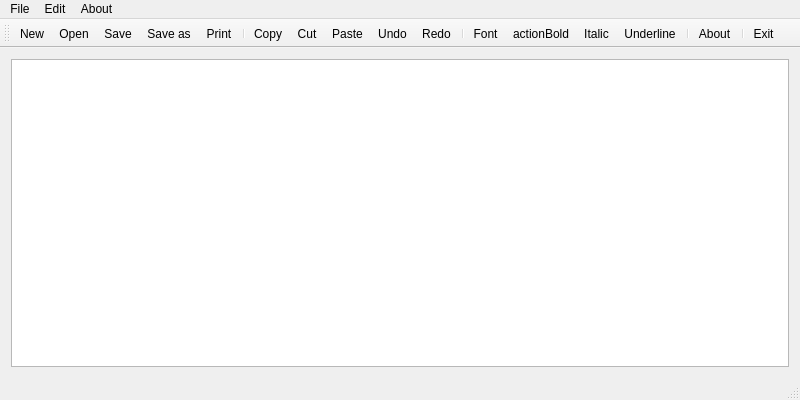
<?xml version="1.0" encoding="UTF-8"?>
<ui version="4.0">
 <class>Notepad</class>
 <widget class="QMainWindow" name="Notepad">
  <property name="geometry">
   <rect>
    <x>0</x>
    <y>0</y>
    <width>800</width>
    <height>400</height>
   </rect>
  </property>
  <property name="windowTitle">
   <string>Notepad</string>
  </property>
  <widget class="QWidget" name="centralWidget">
   <layout class="QVBoxLayout" name="verticalLayout">
    <item>
     <widget class="QTextEdit" name="textEdit">
      <property name="enabled">
       <bool>true</bool>
      </property>
     </widget>
    </item>
   </layout>
  </widget>
  <widget class="QMenuBar" name="menuBar">
   <property name="geometry">
    <rect>
     <x>0</x>
     <y>0</y>
     <width>800</width>
     <height>22</height>
    </rect>
   </property>
   <widget class="QMenu" name="menuFile">
    <property name="title">
     <string>File</string>
    </property>
    <addaction name="actionNew"/>
    <addaction name="actionOpen"/>
    <addaction name="actionSave"/>
    <addaction name="actionSave_as"/>
    <addaction name="actionPrint"/>
    <addaction name="separator"/>
    <addaction name="actionExit"/>
   </widget>
   <widget class="QMenu" name="menuEdit">
    <property name="title">
     <string>Edit</string>
    </property>
    <addaction name="actionCopy"/>
    <addaction name="actionCut"/>
    <addaction name="actionPaste"/>
    <addaction name="separator"/>
    <addaction name="actionUndo"/>
    <addaction name="actionRedo"/>
    <addaction name="actionFont"/>
   </widget>
   <widget class="QMenu" name="menuAbout">
    <property name="title">
     <string>About</string>
    </property>
    <addaction name="actionAbout"/>
   </widget>
   <addaction name="menuFile"/>
   <addaction name="menuEdit"/>
   <addaction name="menuAbout"/>
  </widget>
  <widget class="QToolBar" name="mainToolBar">
   <attribute name="toolBarArea">
    <enum>TopToolBarArea</enum>
   </attribute>
   <attribute name="toolBarBreak">
    <bool>false</bool>
   </attribute>
   <addaction name="actionNew"/>
   <addaction name="actionOpen"/>
   <addaction name="actionSave"/>
   <addaction name="actionSave_as"/>
   <addaction name="actionPrint"/>
   <addaction name="separator"/>
   <addaction name="actionCopy"/>
   <addaction name="actionCut"/>
   <addaction name="actionPaste"/>
   <addaction name="actionUndo"/>
   <addaction name="actionRedo"/>
   <addaction name="separator"/>
   <addaction name="actionFont"/>
   <addaction name="actionBold"/>
   <addaction name="actionItalic"/>
   <addaction name="actionUnderline"/>
   <addaction name="separator"/>
   <addaction name="actionAbout"/>
   <addaction name="separator"/>
   <addaction name="actionExit"/>
  </widget>
  <widget class="QStatusBar" name="statusBar"/>
  <action name="actionNew">
   <property name="icon">
    <iconset resource="notepad.qrc">
     <normaloff>:/images/new.png</normaloff>:/images/new.png</iconset>
   </property>
   <property name="text">
    <string>New</string>
   </property>
   <property name="toolTip">
    <string>New text document</string>
   </property>
   <property name="shortcut">
    <string>Ctrl+N</string>
   </property>
  </action>
  <action name="actionOpen">
   <property name="icon">
    <iconset resource="notepad.qrc">
     <normaloff>:/images/open.png</normaloff>:/images/open.png</iconset>
   </property>
   <property name="text">
    <string>Open</string>
   </property>
   <property name="toolTip">
    <string>Open file</string>
   </property>
   <property name="shortcut">
    <string>Ctrl+O</string>
   </property>
  </action>
  <action name="actionSave">
   <property name="icon">
    <iconset resource="notepad.qrc">
     <normaloff>:/images/save.png</normaloff>:/images/save.png</iconset>
   </property>
   <property name="text">
    <string>Save</string>
   </property>
   <property name="toolTip">
    <string>Save file</string>
   </property>
   <property name="shortcut">
    <string>Ctrl+S</string>
   </property>
  </action>
  <action name="actionSave_as">
   <property name="icon">
    <iconset resource="notepad.qrc">
     <normaloff>:/images/save_as.png</normaloff>:/images/save_as.png</iconset>
   </property>
   <property name="text">
    <string>Save as</string>
   </property>
   <property name="toolTip">
    <string>Save file as</string>
   </property>
   <property name="shortcut">
    <string>Alt+S</string>
   </property>
  </action>
  <action name="actionPrint">
   <property name="icon">
    <iconset resource="notepad.qrc">
     <normaloff>:/images/print.png</normaloff>:/images/print.png</iconset>
   </property>
   <property name="text">
    <string>Print</string>
   </property>
   <property name="toolTip">
    <string>Print file</string>
   </property>
   <property name="shortcut">
    <string>Ctrl+P</string>
   </property>
  </action>
  <action name="actionExit">
   <property name="icon">
    <iconset theme="exit.png" resource="notepad.qrc">
     <normaloff>:/images/exit.png</normaloff>:/images/exit.png</iconset>
   </property>
   <property name="text">
    <string>Exit</string>
   </property>
   <property name="toolTip">
    <string>Exit notepad</string>
   </property>
  </action>
  <action name="actionCopy">
   <property name="icon">
    <iconset resource="notepad.qrc">
     <normaloff>:/images/copy.png</normaloff>:/images/copy.png</iconset>
   </property>
   <property name="text">
    <string>Copy</string>
   </property>
   <property name="shortcut">
    <string>Ctrl+C</string>
   </property>
  </action>
  <action name="actionCut">
   <property name="icon">
    <iconset resource="notepad.qrc">
     <normaloff>:/images/cut.png</normaloff>:/images/cut.png</iconset>
   </property>
   <property name="text">
    <string>Cut</string>
   </property>
   <property name="shortcut">
    <string>Ctrl+X</string>
   </property>
  </action>
  <action name="actionPaste">
   <property name="icon">
    <iconset resource="notepad.qrc">
     <normaloff>:/images/paste.png</normaloff>:/images/paste.png</iconset>
   </property>
   <property name="text">
    <string>Paste</string>
   </property>
   <property name="shortcut">
    <string>Ctrl+V</string>
   </property>
  </action>
  <action name="actionUndo">
   <property name="icon">
    <iconset resource="notepad.qrc">
     <normaloff>:/images/edit_undo.png</normaloff>:/images/edit_undo.png</iconset>
   </property>
   <property name="text">
    <string>Undo</string>
   </property>
   <property name="shortcut">
    <string>Ctrl+Z</string>
   </property>
  </action>
  <action name="actionRedo">
   <property name="icon">
    <iconset resource="notepad.qrc">
     <normaloff>:/images/edit_redo.png</normaloff>:/images/edit_redo.png</iconset>
   </property>
   <property name="text">
    <string>Redo</string>
   </property>
   <property name="shortcut">
    <string>Ctrl+Y</string>
   </property>
  </action>
  <action name="actionFont">
   <property name="icon">
    <iconset resource="notepad.qrc">
     <normaloff>:/images/font.png</normaloff>:/images/font.png</iconset>
   </property>
   <property name="text">
    <string>Font</string>
   </property>
   <property name="shortcut">
    <string>Ctrl+F</string>
   </property>
  </action>
  <action name="actionItalic">
   <property name="checkable">
    <bool>true</bool>
   </property>
   <property name="icon">
    <iconset resource="notepad.qrc">
     <normaloff>:/images/italic.png</normaloff>:/images/italic.png</iconset>
   </property>
   <property name="text">
    <string>Italic</string>
   </property>
   <property name="toolTip">
    <string>Italic font</string>
   </property>
   <property name="shortcut">
    <string>Ctrl+I</string>
   </property>
  </action>
  <action name="actionBold">
   <property name="checkable">
    <bool>true</bool>
   </property>
   <property name="icon">
    <iconset resource="notepad.qrc">
     <normaloff>:/images/bold.png</normaloff>:/images/bold.png</iconset>
   </property>
   <property name="text">
    <string>actionBold</string>
   </property>
   <property name="toolTip">
    <string>Bold</string>
   </property>
   <property name="shortcut">
    <string>Ctrl+B</string>
   </property>
  </action>
  <action name="actionUnderline">
   <property name="checkable">
    <bool>true</bool>
   </property>
   <property name="icon">
    <iconset resource="notepad.qrc">
     <normaloff>:/images/underline.png</normaloff>:/images/underline.png</iconset>
   </property>
   <property name="text">
    <string>Underline</string>
   </property>
   <property name="toolTip">
    <string>Underline</string>
   </property>
   <property name="shortcut">
    <string>Ctrl+U</string>
   </property>
  </action>
  <action name="actionAbout">
   <property name="icon">
    <iconset resource="notepad.qrc">
     <normaloff>:/images/info.png</normaloff>:/images/info.png</iconset>
   </property>
   <property name="text">
    <string>About</string>
   </property>
   <property name="toolTip">
    <string>About Notepad</string>
   </property>
  </action>
 </widget>
 <layoutdefault spacing="6" margin="11"/>
 <resources>
  <include location="notepad.qrc"/>
 </resources>
 <connections/>
</ui>
